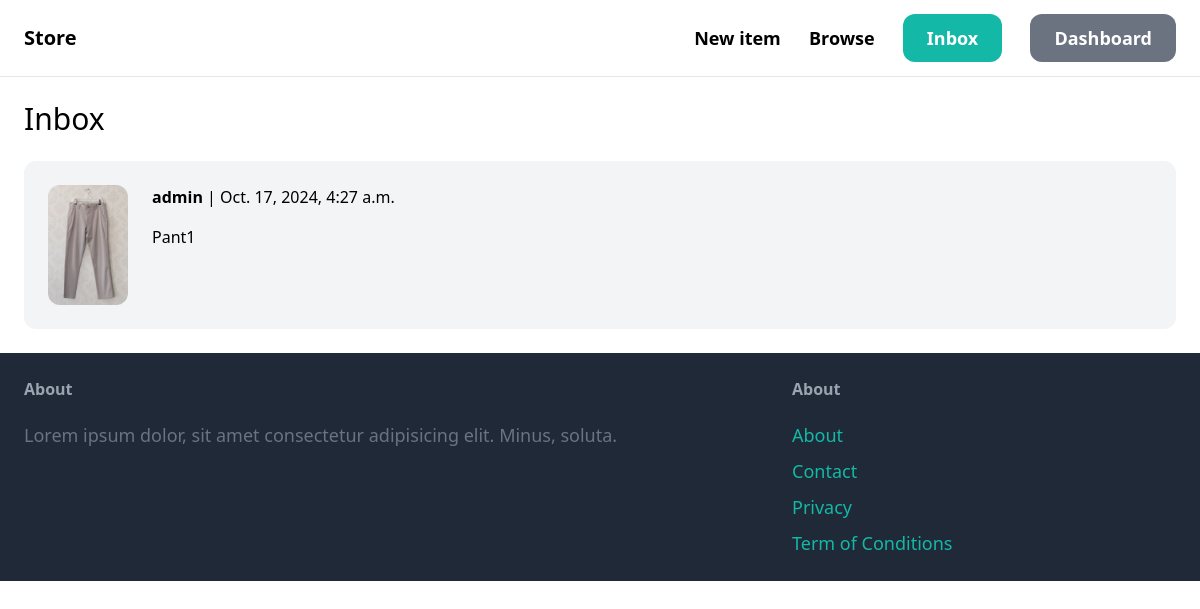
The page /inbox/ (signed in) on the database its author committed.
### communication/models.py (models this page shows)
class Conversation(models.Model):
    item = models.ForeignKey(Item,related_name='conversations', on_delete = models.CASCADE)
    members = models.ManyToManyField(User,related_name='conversations')
    created_at = models.DateTimeField(auto_now_add=True)
    modified_at = models.DateTimeField(auto_now=True)
    class Meta:
        ordering = ('-modified_at',)

### item/models.py (models this page shows, shortened)
class Item(models.Model):
    category = models.ForeignKey(Category, related_name='items', on_delete=models.CASCADE)
    name = models.CharField(max_length=255)
    description = models.TextField(blank=True, null=True)
    price = models.FloatField()
    image = models.ImageField(upload_to='item_images', blank=True, null=True)
    is_sold = models.BooleanField(default=False)
    created_by = models.ForeignKey(User, related_name='items', on_delete=models.CASCADE)
    created_at = models.DateTimeField(auto_now_add=True)

### communication/views.py (the view)
# urls.py: path('',views.inbox,name='inbox'),
@login_required
def inbox(request):
    conversations = Conversation.objects.filter(members__in=[request.user.id])
    return render(request, 'conversation/inbox.html',{
        'conversations': conversations
    })

### communication/templates/conversation/inbox.html (shortened to what this page needs)
{% extends 'core/base.html' %}
{%block content %}
<h1 class="mb-6 text-3xl">Inbox</h1>
<div class="space-y-6">
    {% for conversation in conversations %}
    <a href="{% url 'communication:detail' conversation.id %}">
        <div class="p-6 flex bg-gray-100 rounded-xl">
            <div class="pr-6">
                <img src="{{conversation.item.image.url}}" class="w-20 rounded-xl" />
            </div>
            <div>
                {% for member in conversation.members.all %}
                    {% if member == request.user %}
                        <p class="mb-4"><strong>{{member.username}}</strong> | {{conversation.modified_at}}</p>
                        <p>{{conversation.item.name}}</p>
                    {%endif%}
                {%endfor%}
            </div>
        </div>
    </a>
    {%endfor%}
</div>
{%endblock%}

### rows shown on the page
Conversation: item.image (picture), modified_at "Oct. 17, 2024, 4:27 a.m.", item.name "Pant1"

### other values the page prints
{{ member.username }} "admin"
